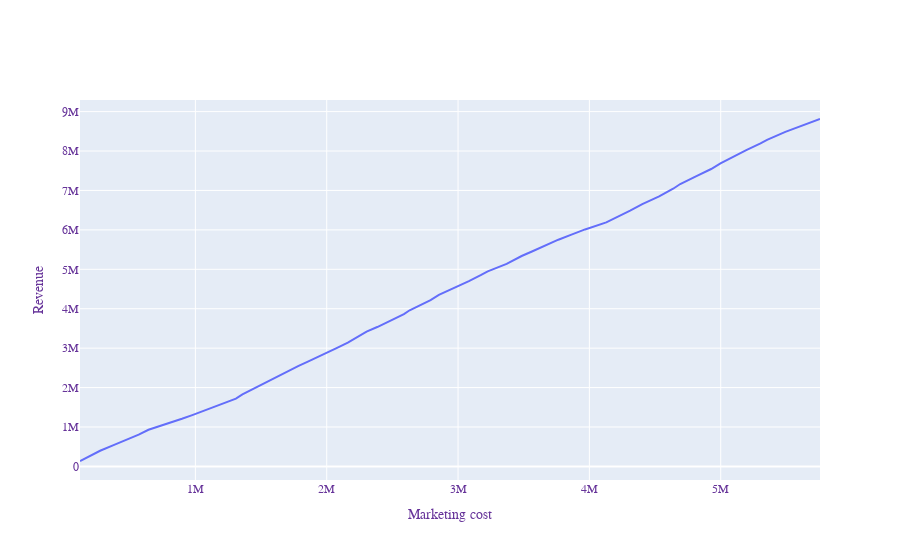

The notebook cell this image was saved under:
### Code cell
fig = go.Figure()
fig.add_traces(go.Scatter(x=mc_list, y=(partnerr_list+policyr_list), mode='lines', name = "ROMI"))
fig.update_layout(
    #title="Plot Title",
    xaxis_title="Marketing cost",
    yaxis_title="Revenue",
    legend_title="Legend Title",
    font=dict(
        family="Courier New, monospace",
        size=12,
        color="RebeccaPurple"
    
    )
)
    
fig.show()
